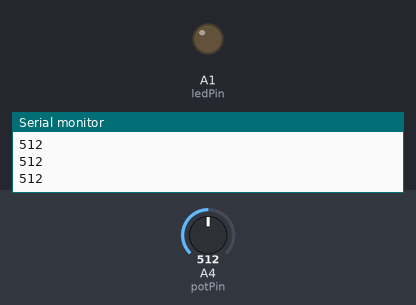
A sketch run on a simulated Arduino Uno, built with avr-gcc and run on an emulated ATmega328P. On the bench: output pins drawn as LEDs (lit = HIGH), the last lines printed to the serial monitor. The inputs (shaded band) are chosen by the test bench; at power-on: A4 (potPin) = 512.

Above: at 1.2 s.
1.3 s: A4 (potPin) set to 530
At 2.2 s:
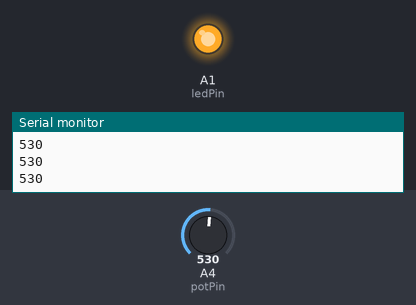
3.0 s: A4 (potPin) set to 511
At 3.4 s:
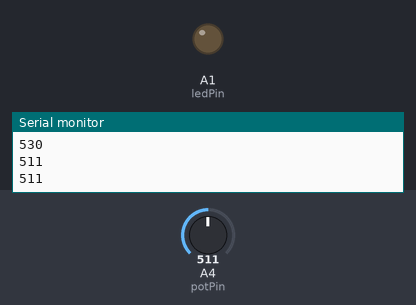
4.5 s: A4 (potPin) set to 716
At 5.8 s:
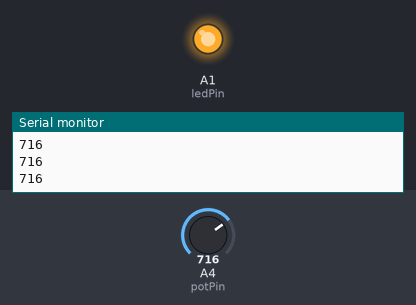
Timing chart, 0 to 7.5 s (numbered marks = the images above; inputs shaded):
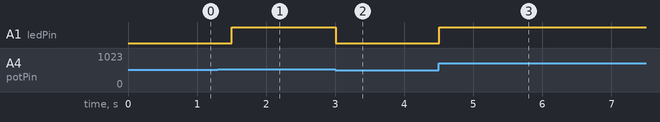

Measured:
- the behaviour switches between 513 and 514 on A4 (potPin) (found by bisection; images 0 and 1)
- after the input at 1.3 s, A1 (ledPin): LOW → HIGH after 0.20 s
- after the input at 3.0 s, A1 (ledPin): HIGH → LOW at once
- after the input at 4.5 s, A1 (ledPin): LOW → HIGH at once

The sketch:

pmled.ino
```cpp
int ledPin = A1;;
int potPin = A4;

int dt = 250;
int resistance;

float val;
void setup() {
  // put your setup code here, to run once:

  pinMode(ledPin, OUTPUT);
  pinMode(potPin,INPUT);

  Serial.begin(9600);
}

void loop() {
  // put your main code here, to run repeatedly:

  resistance = analogRead(potPin);

  Serial.println(resistance);


  val = (255.0/1023.0) * resistance;

  analogWrite(ledPin, val);

   delay(dt);
}
```
